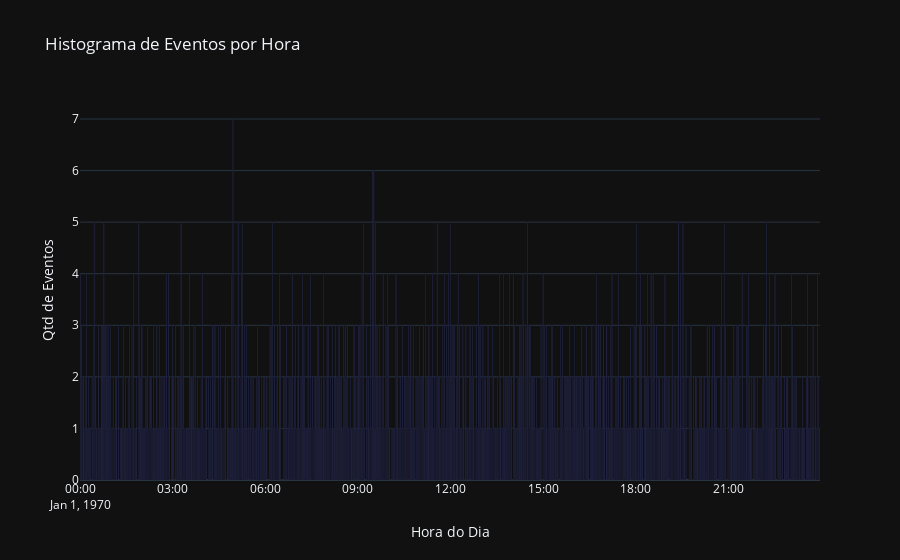

Source (notebook cell):
### Code cell
from pyspark.sql import SparkSession
from pyspark.sql.functions import count
import plotly.express as px

# Conectando com o banco

spark = SparkSession.builder \
    .appName("PGconection") \
    .config("spark.jars.packages", "org.postgresql:postgresql:42.6.0") \
    .getOrCreate()

url = "jdbc:postgresql://localhost:5432/aurora"
tabela = "sensores"

propriedades = {
    "user": "admin",
    "password": "admin",
    "driver": "org.postgresql.Driver"
}

# Obtendo sensores por cidade

sensors_df = spark.read.jdbc(url=url, table="sensores", properties=propriedades)

print("Sensores por cidade")
sensors_df.groupBy("cidade").agg(count("*").alias("total")).show()

# obtendo eventos de jam por cidade

events_df = spark.read.jdbc(url=url, table="eventos", properties=propriedades)

print("Eventos de jam_signal por cidade")
(
    events_df.where(events_df["tipo"] == "jam_signal")
    .groupBy("cidade")
    .agg(count("*").alias("total"))
    .orderBy("total", ascending=False)
    .show()
)

# Eventos por hora

eventos_por_hora = events_df.groupBy("hora").agg(count("*").alias("total"))

eventos_por_hora_pd = eventos_por_hora.orderBy("hora").toPandas()

fig = px.bar(
    eventos_por_hora_pd,
    x="hora",
    y="total",
    labels={"hora": "Hora do Dia", "total": "Qtd de Eventos"},
    title="Histograma de Eventos por Hora"
)

fig.show()

spark.stop()

### Figure 1 — Plotly figure (JSON) as saved in the notebook; plotly's stock layout.template omitted (floating-point values rounded to 4 significant figures; data arrays with more than 128 entries replaced by an {"elided": "..."} marker saying what was removed)
{"data": [{"hovertemplate": "Hora do Dia=%{x}<br>Qtd de Eventos=%{y}<extra></extra>", "legendgroup": "", "marker": {"color": "#636efa", "pattern": {"shape": ""}}, "name": "", "orientation": "v", "showlegend": false, "textposition": "auto", "type": "bar", "x": {"elided": "1097 str values"}, "xaxis": "x", "y": {"elided": "1097 int values"}, "yaxis": "y"}], "layout": {"barmode": "relative", "legend": {"tracegroupgap": 0}, "title": {"text": "Histograma de Eventos por Hora"}, "xaxis": {"anchor": "y", "domain": [0, 1], "title": {"text": "Hora do Dia"}}, "yaxis": {"anchor": "x", "domain": [0, 1], "title": {"text": "Qtd de Eventos"}}}}
